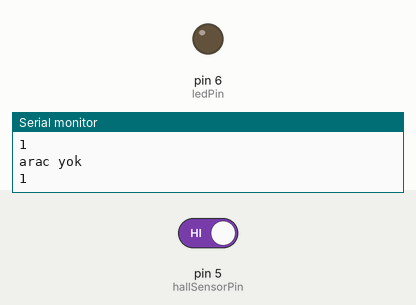
Bench run of a sketch on a simulated Arduino Uno, built with avr-gcc and run on an emulated ATmega328P. Shown: output pins drawn as LEDs (lit = HIGH), the last lines printed to the serial monitor. The inputs (shaded band) are chosen by the test bench; at power-on: pin 5 (hallSensorPin) HIGH.

Above: at 1.2 s.
1.3 s: pin 5 (hallSensorPin) driven LOW
At 1.7 s:
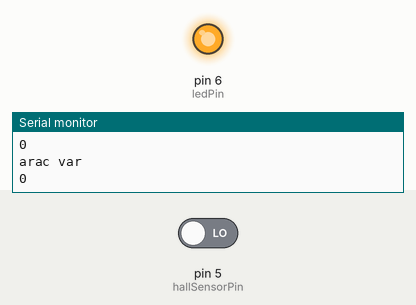
2.9 s: pin 5 (hallSensorPin) driven HIGH
At 4.3 s:
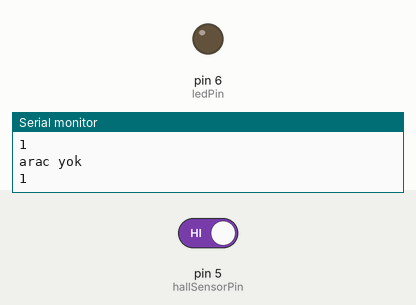
Timing chart, 0 to 5.9 s (numbered marks = the images above; inputs shaded):
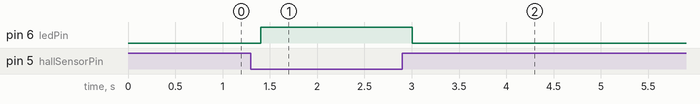

The sketch:

tekmanyetik.ino
```cpp
int hallSensorPin = 5;
int ledPin =  6;
int state = 0;

void setup() {
  Serial.begin(9600);
  pinMode(ledPin, OUTPUT);
  pinMode(hallSensorPin, INPUT);
}

void loop(){

 state = digitalRead(hallSensorPin);
Serial.println(state);
 delay(100);

  if (state == LOW) {
    digitalWrite(ledPin, HIGH);
    Serial.println("arac var");
  }
  else {
    digitalWrite(ledPin, LOW);
    Serial.println("arac yok");
  }
}
```

Measured:
- after the input at 1.3 s, pin 6 (ledPin): LOW → HIGH after 0.10 s
- after the input at 2.9 s, pin 6 (ledPin): HIGH → LOW after 0.11 s
